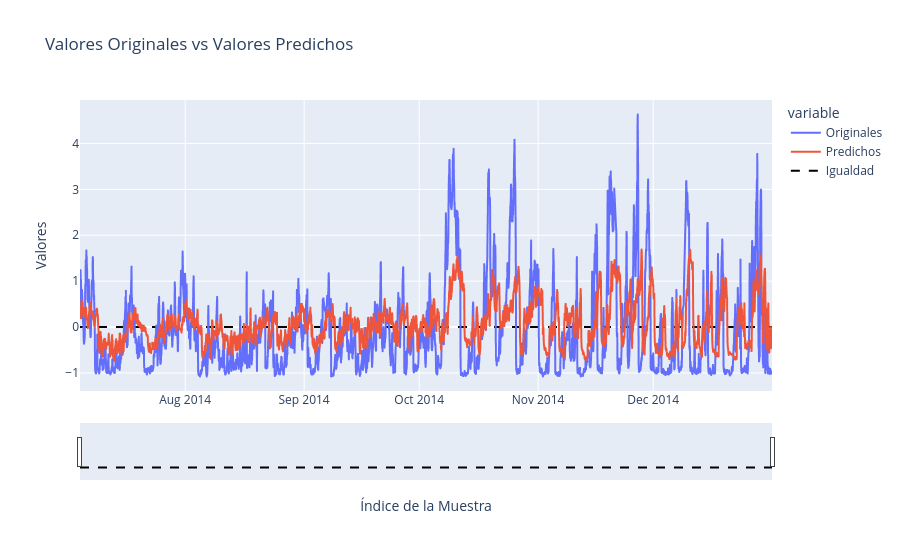

Here is the notebook cell this chart was saved with:
### Code cell
# Crea un DataFrame con los datos originales y los predichos
df = pd.DataFrame({'Originales': valY.flatten(), 'Predichos': prediccionGRU.flatten()})
df.index = val_date

fecha_inicio = df.index[0]
fecha_fin = df.index[-1]


fig = px.line(df, title='Valores Originales vs Valores Predichos')
fig.update_xaxes(rangeslider_visible=True, title='Índice de la Muestra', range=[fecha_inicio, fecha_fin])
fig.update_yaxes(title='Valores')


fig.add_trace(go.Scatter(x=df.index, y=[0] * len(df), mode='lines', name='Igualdad', line=dict(color='black', dash='dash')))
dfGRU= df
fig.show()

### Figure 1 — Plotly figure (JSON) as saved in the notebook; plotly's stock layout.template omitted (floating-point values rounded to 4 significant figures; data arrays with more than 128 entries replaced by an {"elided": "..."} marker saying what was removed)
{"data": [{"hovertemplate": "variable=Originales<br>index=%{x}<br>value=%{y}<extra></extra>", "legendgroup": "Originales", "line": {"color": "#636efa", "dash": "solid"}, "marker": {"symbol": "circle"}, "mode": "lines", "name": "Originales", "showlegend": true, "type": "scattergl", "x": {"elided": "4330 str values"}, "xaxis": "x", "y": {"elided": "4330 float values"}, "yaxis": "y"}, {"hovertemplate": "variable=Predichos<br>index=%{x}<br>value=%{y}<extra></extra>", "legendgroup": "Predichos", "line": {"color": "#EF553B", "dash": "solid"}, "marker": {"symbol": "circle"}, "mode": "lines", "name": "Predichos", "showlegend": true, "type": "scattergl", "x": {"elided": "4330 str values"}, "xaxis": "x", "y": {"elided": "4330 float values"}, "yaxis": "y"}, {"line": {"color": "black", "dash": "dash"}, "mode": "lines", "name": "Igualdad", "type": "scatter", "x": {"elided": "4330 str values"}, "y": {"elided": "4330 int values"}}], "layout": {"legend": {"title": {"text": "variable"}, "tracegroupgap": 0}, "title": {"text": "Valores Originales vs Valores Predichos"}, "xaxis": {"anchor": "y", "domain": [0, 1], "range": ["2014-07-04T14:00:00", "2014-12-31T23:00:00"], "rangeslider": {"visible": true}, "title": {"text": "Índice de la Muestra"}}, "yaxis": {"anchor": "x", "domain": [0, 1], "title": {"text": "Valores"}}}}
